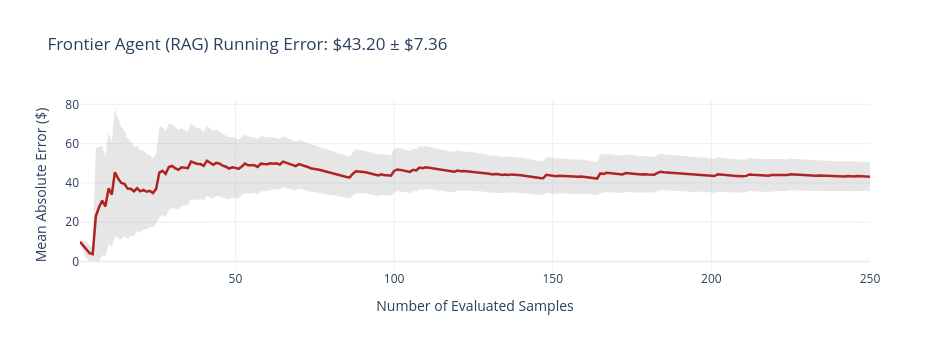
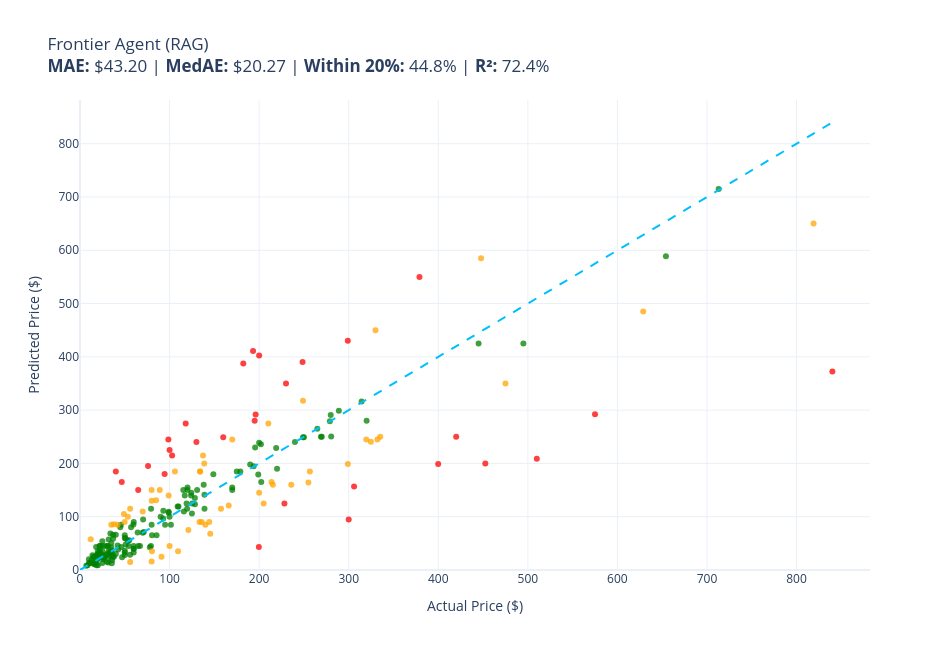

Source (notebook cell) for these figures, in order:
### Code cell
# 3. Frontier Agent (Dense + Cross-Encoder RAG)
logging.getLogger().setLevel(logging.WARNING)
evaluate(
    function=lambda item: frontier.price(item),
    data=eval_data,
    size=NUM_EVAL_ITEMS-250,
    title="Frontier Agent (RAG)"
)

### Figure 1 — Plotly figure (JSON) as saved in the notebook; plotly's stock layout.template omitted (floating-point values rounded to 4 significant figures; data arrays with more than 128 entries replaced by an {"elided": "..."} marker saying what was removed)
{"data": [{"fill": "toself", "fillcolor": "rgba(128,128,128,0.2)", "hoverinfo": "skip", "line": {"color": "rgba(255,255,255,0)"}, "name": "95% CI", "showlegend": false, "type": "scatter", "x": {"elided": "500 int values"}, "y": {"elided": "500 float values"}}, {"customdata": {"elided": "250 float values"}, "hovertemplate": "n=%{x}<br>Avg Error: $%{y:,.2f}<br>±95% CI: $%{customdata:,.2f}<extra></extra>", "line": {"color": "firebrick", "width": 2.5}, "mode": "lines", "name": "Cumulative Avg Error", "type": "scatter", "x": {"elided": "250 int values"}, "y": {"elided": "250 float values"}}], "layout": {"height": 350, "showlegend": false, "title": {"text": "Frontier Agent (RAG) Running Error: $43.20 ± $7.36"}, "width": 950, "xaxis": {"title": {"text": "Number of Evaluated Samples"}}, "yaxis": {"title": {"text": "Mean Absolute Error ($)"}}}}

### Figure 2 — Plotly figure (JSON) as saved in the notebook; plotly's stock layout.template omitted (floating-point values rounded to 4 significant figures; data arrays with more than 128 entries replaced by an {"elided": "..."} marker saying what was removed)
{"data": [{"customdata": {"elided": "167x1 str values"}, "hovertemplate": "%{customdata[0]}<extra></extra>", "legendgroup": "green", "marker": {"color": "green", "opacity": 0.75, "size": 6, "symbol": "circle"}, "mode": "markers", "name": "green", "orientation": "v", "showlegend": true, "type": "scatter", "x": {"elided": "167 float values"}, "xaxis": "x", "y": {"elided": "167 float values"}, "yaxis": "y"}, {"customdata": [["RBC12-UPC Replacement Battery Cartridge ...<br>Guess: $350.00<br>Actual: $229.99<br>Error: $120.01"], ["Metabo HPT 36V MultiVolt™ Cordless Rotar...<br>Guess: $550.00<br>Actual: $379.00<br>Error: $171.00"], ["DEWALT 20V MAX* XR Impact Driver with Bl...<br>Guess: $199.99<br>Actual: $452.53<br>Error: $252.54"], ["Aolemi Oil Rubbed Bronze Single Function...<br>Guess: $245.00<br>Actual: $98.65<br>Error: $146.35"], ["GanFindX Portable Car Hand Controls for ...<br>Guess: $248.99<br>Actual: $159.90<br>Error: $89.09"], ["JRready ST6313 DT Deutsch Connector Kit,...<br>Guess: $42.99<br>Actual: $199.68<br>Error: $156.69"], ["3D Tree Hole Branches 075 Stair Risers D...<br>Guess: $239.99<br>Actual: $129.99<br>Error: $110.00"], ["MC: Pindicator (Dual Intensity Amber)<br>Guess: $185.00<br>Actual: $40.00<br>Error: $145.00"], ["BESTILL Wall Mounted Shower Faucet Set, ...<br>Guess: $195.00<br>Actual: $76.00<br>Error: $119.00"], ["ANZO USA 111207 GMC SIERRA 99-06 / YUKON...<br>Guess: $387.33<br>Actual: $182.28<br>Error: $205.05"], ["Kingston Brass KS269SN Kingston Clawfoot...<br>Guess: $156.78<br>Actual: $305.99<br>Error: $149.21"], ["Pioneer 2AM401-BN Two Handle Kitchen Fau...<br>Guess: $125.00<br>Actual: $228.22<br>Error: $103.22"], ["Walker Exhaust Ultra EPA 16478 Direct Fi...<br>Guess: $292.22<br>Actual: $574.99<br>Error: $282.77"], ["4LT LUMINETTE Vanity Opal GLS BSN<br>Guess: $225.00<br>Actual: $99.99<br>Error: $125.01"], ["LSI Broadcom SAS 9300-8i 8-port 12Gb/s S...<br>Guess: $275.00<br>Actual: $118.00<br>Error: $157.00"], ["Canon Sure Shot 90u 35mm Date Camera<br>Guess: $198.89<br>Actual: $399.89<br>Error: $201.00"], ["GENUINE VOLVO THERMOSTAT (3.0, 3.2) S60 ...<br>Guess: $215.00<br>Actual: $102.85<br>Error: $112.15"], ["UPR Mach 1 Chin Spoiler Fits 94-98 Musta...<br>Guess: $149.99<br>Actual: $64.99<br>Error: $85.00"], ["Competition Clutch Disc and Pressure Pla...<br>Guess: $209.00<br>Actual: $510.00<br>Error: $301.00"], ["Dell XPS 13 9343-2727SLV 13.3\" Full HD S...<br>Guess: $372.55<br>Actual: $839.99<br>Error: $467.44"], ["Pacific Drums PDCM1618TTRB 16 x 18 Inche...<br>Guess: $249.99<br>Actual: $419.99<br>Error: $170.00"], ["Intex River Run Connect Lounge (Four)<br>Guess: $179.96<br>Actual: $94.49<br>Error: $85.47"], ["HP Laserjet 2100 Laser Printer W/Test Pr...<br>Guess: $95.00<br>Actual: $299.98<br>Error: $204.98"], ["PowerSport Front Rear Brakes and Rotors ...<br>Guess: $390.47<br>Actual: $248.51<br>Error: $141.96"], ["Pfister LF-529-7AYS Ainsley 1-Handle Pul...<br>Guess: $411.20<br>Actual: $193.20<br>Error: $218.00"], ["AIRAID Cold Air Intake System by K&N: In...<br>Guess: $402.49<br>Actual: $199.99<br>Error: $202.50"], ["MATX M.2 A 1155 Motherboard, DDR3 1066/1...<br>Guess: $165.00<br>Actual: $46.61<br>Error: $118.39"], ["CASAR HJ4022 Dual Swing Gate Opener Ligh...<br>Guess: $429.99<br>Actual: $299.00<br>Error: $130.99"], ["Kndko Beverage Refrigerator Cooler - Min...<br>Guess: $292.01<br>Actual: $196.07<br>Error: $95.94"], ["Diplomat Excellence A2 Trim Fountain Pen...<br>Guess: $280.00<br>Actual: $195.00<br>Error: $85.00"]], "hovertemplate": "%{customdata[0]}<extra></extra>", "legendgroup": "red", "marker": {"color": "red", "opacity": 0.75, "size": 6, "symbol": "circle"}, "mode": "markers", "name": "red", "orientation": "v", "showlegend": true, "type": "scatter", "x": [230.0, 379.0, 452.5, 98.65, 159.9, 199.7, 130.0, 40.0, 76.0, 182.3, 306.0, 228.2, 575.0, 99.99, 118.0, 399.9, 102.8, 64.99, 510.0, 840.0, 420.0, 94.49, 300.0, 248.5, 193.2, 200.0, 46.61, 299.0, 196.1, 195.0], "xaxis": "x", "y": [350.0, 550.0, 200.0, 245.0, 249.0, 42.99, 240.0, 185.0, 195.0, 387.3, 156.8, 125.0, 292.2, 225.0, 275.0, 198.9, 215.0, 150.0, 209.0, 372.6, 250.0, 180.0, 95.0, 390.5, 411.2, 402.5, 165.0, 430.0, 292.0, 280.0], "yaxis": "y"}, {"customdata": [["SuppliesOutlet Compatible Toner Cartridg...<br>Guess: $90.00<br>Actual: $144.29<br>Error: $54.29"], ["ACDelco GM Original Equipment FW339 Fron...<br>Guess: $159.97<br>Actual: $215.33<br>Error: $55.36"], ["Pump Head TBVECHI 175PSI 4KW 5.5HP 21CFM...<br>Guess: $450.00<br>Actual: $329.90<br>Error: $120.10"], ["APS iBoard 6-inch Aluminum (Black Powder...<br>Guess: $275.00<br>Actual: $210.23<br>Error: $64.77"], ["Intermatic PX300 12V 300W Transformer wi...<br>Guess: $185.00<br>Actual: $134.00<br>Error: $51.00"], ["HK SYSTEMS 13\" Heavy Duty Black \"Push\" O...<br>Guess: $130.99<br>Actual: $84.95<br>Error: $46.04"], ["Bam Trekking 3027SB Single Black Clarine...<br>Guess: $245.00<br>Actual: $332.00<br>Error: $87.00"], ["Clementoni 39132.5 Jigsaw Puzzle 1,000 P...<br>Guess: $15.99<br>Actual: $79.95<br>Error: $63.96"], ["KOMPUTERBAY 4GB 2X 2GB DDR2 1066MHz PC2-...<br>Guess: $35.00<br>Actual: $80.34<br>Error: $45.34"], ["Canon EOS Rebel T7 Digital SLR Camera wi...<br>Guess: $650.00<br>Actual: $819.00<br>Error: $169.00"], ["Travelpro Platinum Elite Slim Business L...<br>Guess: $165.00<br>Actual: $213.83<br>Error: $48.83"], ["Tidal Front + Rear Fender Flares 4PC Poc...<br>Guess: $163.98<br>Actual: $254.99<br>Error: $91.01"], ["Wenger City Upgrade Laptop Backpack with...<br>Guess: $67.88<br>Actual: $145.42<br>Error: $77.54"], ["KOHLER 18865-CP Filtered Water Faucet, P...<br>Guess: $350.00<br>Actual: $475.00<br>Error: $125.00"], ["Projector, CRAZVIEW Projector with WiFi ...<br>Guess: $99.99<br>Actual: $53.40<br>Error: $46.59"], ["Diversitech WG840585 Motor, (Ddb) 1/3Hp,...<br>Guess: $185.00<br>Actual: $134.12<br>Error: $50.88"], ["Laisomeke Waterproof Junction Box, Unive...<br>Guess: $57.74<br>Actual: $11.99<br>Error: $45.75"], ["Sumerain S1339CM Double Handle Widesprea...<br>Guess: $159.99<br>Actual: $235.86<br>Error: $75.87"], ["Festool 492370 Platin 2 S1000 Grit 6-Inc...<br>Guess: $24.99<br>Actual: $91.00<br>Error: $66.01"], ["Poison Spyder 10-08-020 Rocker Knocker<br>Guess: $485.00<br>Actual: $628.76<br>Error: $143.76"], ["Ultra Duster Canned Air Net 10 Oz 6-Pack<br>Guess: $89.94<br>Actual: $49.90<br>Error: $40.04"], ["Grey Pneumatic 1311SD Impact Socket Set<br>Guess: $114.74<br>Actual: $157.43<br>Error: $42.69"], ["Mikrotik RB3011UIAS-RM RouterBOARD 10xGi...<br>Guess: $199.00<br>Actual: $299.00<br>Error: $100.00"], ["Linkloos Solar Street Lights Outdoor Wat...<br>Guess: $115.00<br>Actual: $55.99<br>Error: $59.01"], ["CradlePoint Compact Broadband Router (CB...<br>Guess: $149.99<br>Actual: $89.00<br>Error: $60.99"], ["Cardone 84-58642 New HEI Electronic Dist...<br>Guess: $120.99<br>Actual: $165.99<br>Error: $45.00"], ["Auertech Portable Washing Machine, 14lbs...<br>Guess: $139.99<br>Actual: $98.99<br>Error: $41.00"], ["Evan Fischer Radiator Cooling Fan Assemb...<br>Guess: $215.00<br>Actual: $137.34<br>Error: $77.66"], ["SP Air Corporation SP-8102BU 1/4-Inch He...<br>Guess: $125.00<br>Actual: $204.99<br>Error: $79.99"], ["Skullcandy Hesh Evo Bluetooth Headphones...<br>Guess: $109.99<br>Actual: $69.99<br>Error: $40.00"], ["KUNFINE Android Radio CarPlay & Android ...<br>Guess: $185.00<br>Actual: $106.00<br>Error: $79.00"], ["StonKraft Brass Chess Board Game Set wit...<br>Guess: $85.00<br>Actual: $140.00<br>Error: $55.00"], ["A-Premium Front Suspension Steering Knuc...<br>Guess: $105.20<br>Actual: $48.99<br>Error: $56.21"], ["OEM Samsung Remote Control Shipped with ...<br>Guess: $14.99<br>Actual: $56.00<br>Error: $41.01"], ["Venom Power Terra Hunter R/T+ R/T All-Te...<br>Guess: $245.00<br>Actual: $319.65<br>Error: $74.65"], ["Steering Wheel, Carbon Fiber Automotive ...<br>Guess: $585.00<br>Actual: $447.74<br>Error: $137.26"], ["Targus CityGear Durable Backpack, Black,...<br>Guess: $89.99<br>Actual: $133.43<br>Error: $43.44"], ["Garmin 010-12402-10 GT15M-TM Transom-Mou...<br>Guess: $199.99<br>Actual: $138.74<br>Error: $61.25"], ["MonMount Triple Monitor Stand Freestandi...<br>Guess: $149.99<br>Actual: $79.99<br>Error: $70.00"], ["Pyle Home Premium New and Improved 4 Zon...<br>Guess: $74.99<br>Actual: $120.99<br>Error: $46.00"], ["Honeywell HWF2A-COM LTE/IP Digital Cellu...<br>Guess: $249.99<br>Actual: $335.20<br>Error: $85.21"], ["Print Head Printhead for Zebra ZM400 Bar...<br>Guess: $245.00<br>Actual: $169.99<br>Error: $75.01"], ["02-13 2011 2012 2013 DODGE RAM RECEIVER ...<br>Guess: $240.47<br>Actual: $324.75<br>Error: $84.28"], ["APDTY 139999 Rear Differential Axle Lock...<br>Guess: $185.00<br>Actual: $256.63<br>Error: $71.63"], ["AC Compressor & A/C Clutch For Mercedes ...<br>Guess: $317.41<br>Actual: $248.98<br>Error: $68.43"], ["Matalde Modern Ceiling Fan with Lights R...<br>Guess: $129.99<br>Actual: $79.99<br>Error: $50.00"], ["TRANSTAR 6494 Urethane Flattening Agent ...<br>Guess: $34.99<br>Actual: $109.48<br>Error: $74.49"], ["WWE Ultimate Edition Wave 7 Hollywood Ho...<br>Guess: $84.99<br>Actual: $34.99<br>Error: $50.00"], ["AKDY RH0475CFL Range Hood, 30 in, Black ...<br>Guess: $145.00<br>Actual: $199.99<br>Error: $54.99"], ["Sapphire Radeon HD 5450 1 GB DDR3 HDMI/D...<br>Guess: $45.00<br>Actual: $99.99<br>Error: $54.99"], ["Milwauke Lineman's High-Leverage Ratchet...<br>Guess: $89.99<br>Actual: $135.93<br>Error: $45.94"], ["Shopcorp MS-390, 110V Industrial Motor A...<br>Guess: $85.00<br>Actual: $41.99<br>Error: $43.01"], ["AutuVone Wireless CarPlay Adapter for Ap...<br>Guess: $85.83<br>Actual: $37.99<br>Error: $47.84"]], "hovertemplate": "%{customdata[0]}<extra></extra>", "legendgroup": "orange", "marker": {"color": "orange", "opacity": 0.75, "size": 6, "symbol": "circle"}, "mode": "markers", "name": "orange", "orientation": "v", "showlegend": true, "type": "scatter", "x": [144.3, 215.3, 329.9, 210.2, 134.0, 84.95, 332.0, 79.95, 80.34, 819.0, 213.8, 255.0, 145.4, 475.0, 53.4, 134.1, 11.99, 235.9, 91.0, 628.8, 49.9, 157.4, 299.0, 55.99, 89.0, 166.0, 98.99, 137.3, 205.0, 69.99, 106.0, 140.0, 48.99, 56.0, 319.6, 447.7, 133.4, 138.7, 79.99, 121.0, 335.2, 170.0, 324.8, 256.6, 249.0, 79.99, 109.5, 34.99, 200.0, 99.99, 135.9, 41.99, 37.99], "xaxis": "x", "y": [90.0, 160.0, 450.0, 275.0, 185.0, 131.0, 245.0, 15.99, 35.0, 650.0, 165.0, 164.0, 67.88, 350.0, 99.99, 185.0, 57.74, 160.0, 24.99, 485.0, 89.94, 114.7, 199.0, 115.0, 150.0, 121.0, 140.0, 215.0, 125.0, 110.0, 185.0, 85.0, 105.2, 14.99, 245.0, 585.0, 89.99, 200.0, 150.0, 74.99, 250.0, 245.0, 240.5, 185.0, 317.4, 130.0, 34.99, 84.99, 145.0, 45.0, 89.99, 85.0, 85.83], "yaxis": "y"}, {"hoverinfo": "skip", "line": {"color": "deepskyblue", "dash": "dash", "width": 2}, "mode": "lines", "name": "Ideal (y = x)", "showlegend": false, "type": "scatter", "x": [0, 840.0], "y": [0, 840.0]}], "layout": {"height": 650, "legend": {"title": {"text": "color"}, "tracegroupgap": 0}, "showlegend": false, "title": {"text": "Frontier Agent (RAG)<br><b>MAE:</b> $43.20 | <b>MedAE:</b> $20.27 | <b>Within 20%:</b> 44.8% | <b>R²:</b> 72.4%"}, "width": 950, "xaxis": {"anchor": "y", "domain": [0, 1], "range": [0, 882.0], "title": {"text": "Actual Price ($)"}}, "yaxis": {"anchor": "x", "domain": [0, 1], "range": [0, 882.0], "title": {"text": "Predicted Price ($)"}}}}
